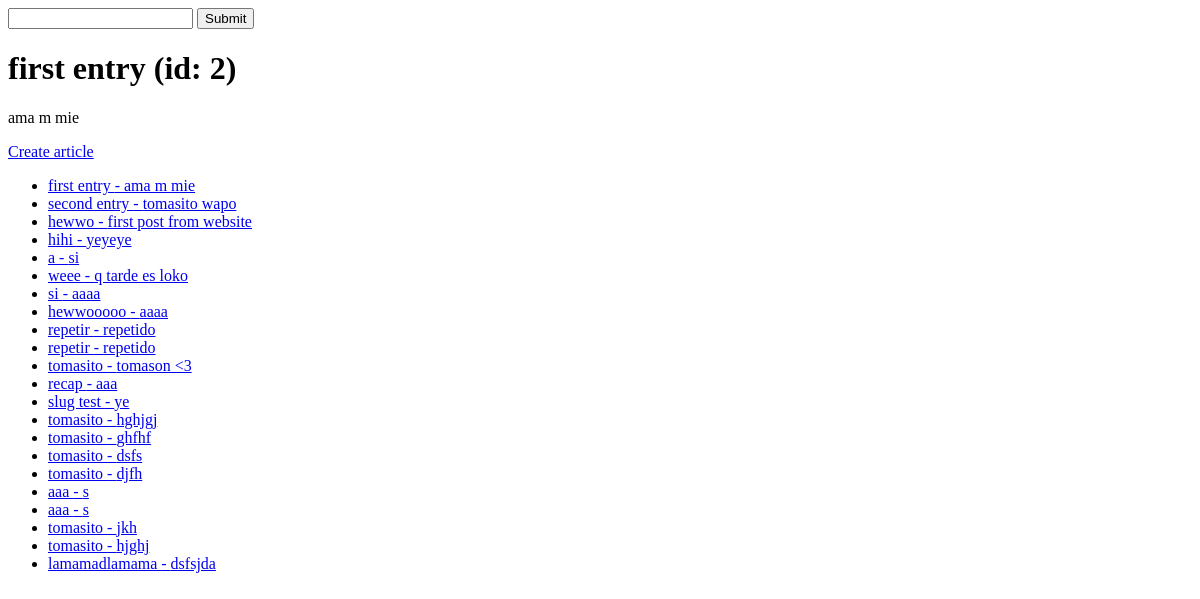
Before: / with the older database file.
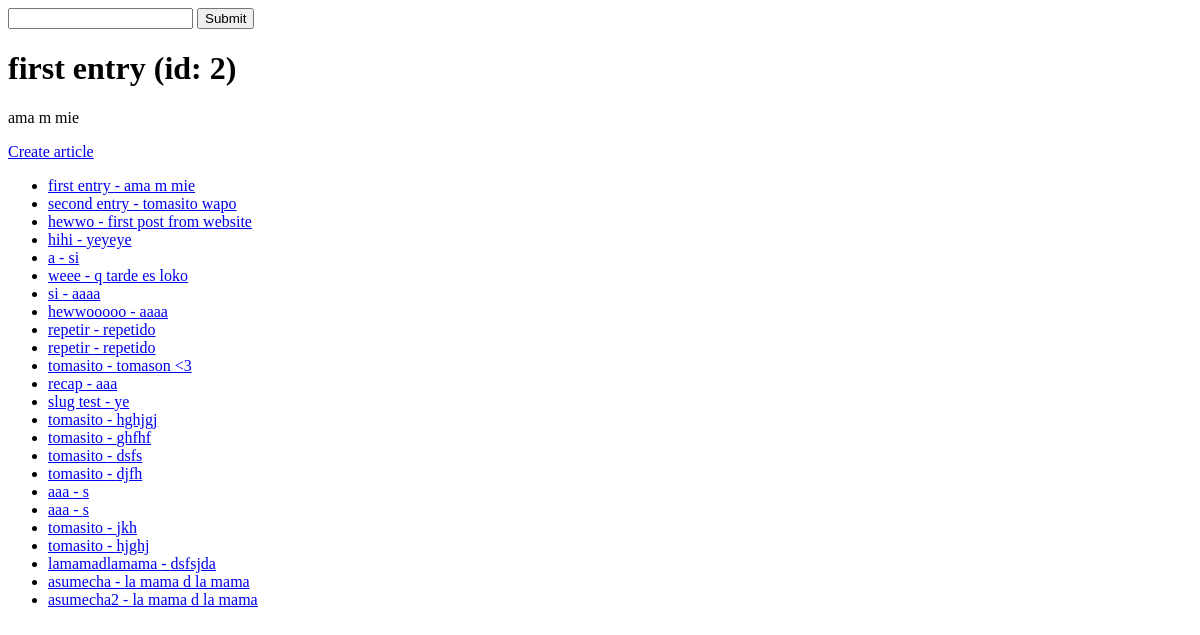
After: the same page with the newer database file.
### articles/models.py (models this page shows, shortened)
class Article(models.Model):
    title = models.CharField(max_length=120)
    slug = models.SlugField(blank=True, null=True, unique=True)
    content = models.TextField()
    updated = models.DateTimeField(auto_now=True)
    timestamp = models.DateTimeField(auto_now_add=True)
    publish = models.DateField(auto_now=False, auto_now_add=False, null=True, blank=True)
    def get_absolute_url(self):
        return reverse('article-detail', kwargs={"slug": self.slug})

### recipe_manager/views.py (the view)
# urls.py: path('', home_view), #index
def home_view(request):
    num = random.randint(1,3)
    article = Article.objects.get(id=num)
    articles = Article.objects.all()
    context = {
        'articles': articles,
        'title': article.title,
        'content': article.content,
        'id': article.id
    }
    htmlpage = render_to_string('home_view.html', context=context)
    return HttpResponse(htmlpage)

### templates/home_view.html
{% extends 'base.html' %}
{% block content %}
<h1>{{ title }} (id: {{ id }})</h1>
<p>{{ content }}</p>
<a href="{% url 'article-create' %}">Create article</a>
<ul>
    {% for article in articles %}
        {% if article.title %}
            <li><a href='{{ article.get_absolute_url }}'>{{ article.title }} - {{ article.content }}</a></li>
        {% endif %}
    {% endfor %}
</ul>
{% endblock content %}

### templates/base.html
<!DOCTYPE html>
<html>
    <head>
    </head>
    <body>
        <form action="/articles/", method="GET">
            <input type="text" name="q"/>
            <input type="submit"/>
        </form>
        {% block content %}
        {% endblock content %}
    </body>
</html>

Changed rows visible on the page:
added Article: title "asumecha", content "la mama d la mama"
added Article: title "asumecha2", content "la mama d la mama"
